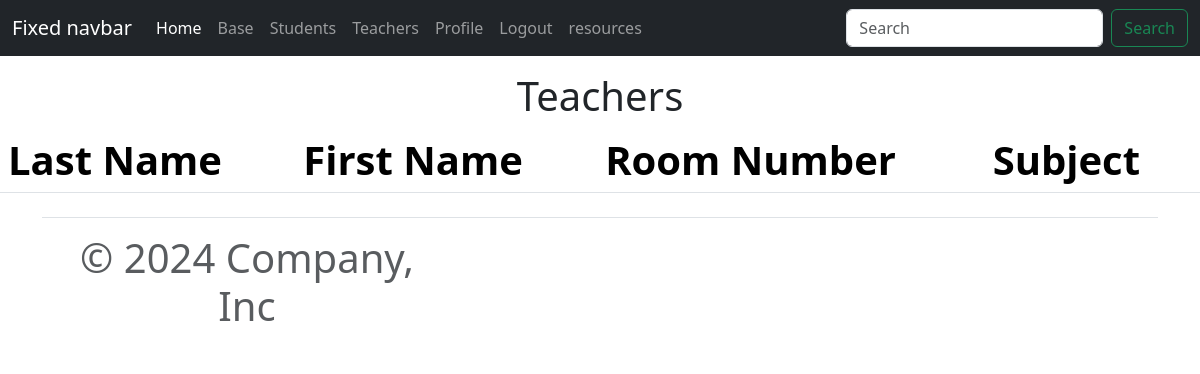
Page /teachers/ (signed in) on the earlier database version.
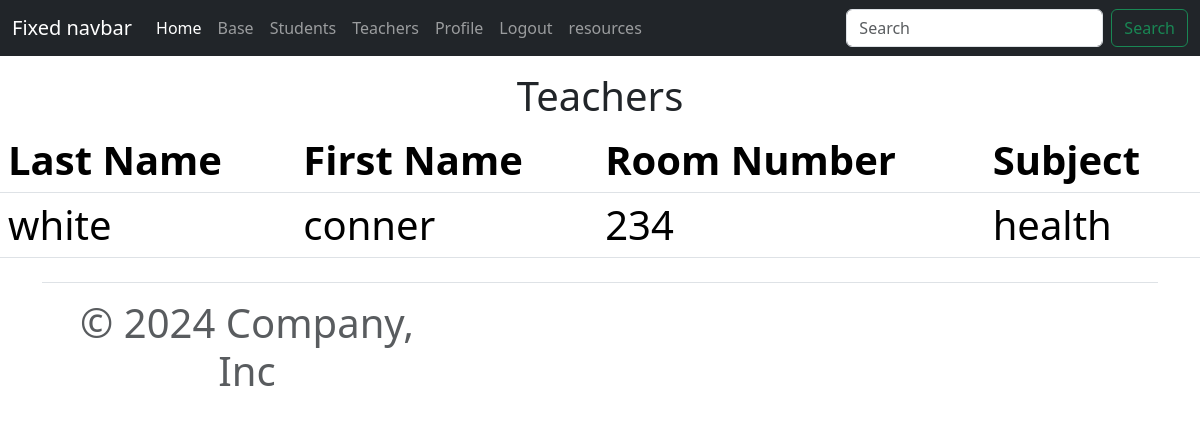
Same page on the later database version.
### tutorialapp/models.py (models this page shows, shortened)
class Teachers (models.Model):
    SUBJECTS =(
        ('ela','ela'),
        ('math','math'),
        ('science','science'),
        ('health','health'),
    )
    firstname = models.CharField(max_length=200, null=True)
    lastname = models.CharField(max_length=200, null=True)
    room_number = models.IntegerField(max_length=200, null=True)
    subject = models.CharField(max_length=200, null=True, choices=SUBJECTS)
    firstname = models.CharField(max_length=200, null=True, verbose_name="First Name: ")
    lastname = models.CharField(max_length=200, null=True, verbose_name="Last Name: ")
    room_number = models.CharField(max_length=200, null=True, verbose_name="Room Number:")
    subject = models.CharField(max_length=200, null=True, choices=SUBJECTS, verbose_name="Subject: ")

### tutorialapp/views.py (the view)
# urls.py: path('teachers/', views.teachers, name='teachers'),
def teachers(request):
    teachers = Teachers.objects.all() #gets all records and saves to a students list
    context={
        'teachers' :teachers, #exports students list to the template(webpage)
    }
    return render(request, 'teachers.html', context)

### tutorialapp/templates/teachers.html (shortened to what this page needs)
{% extends 'base.html' %}
{%block content%}
{% if user.is_authenticated %}
<br><br><br>
<center><h1>Teachers<h1><center>
<table class="table table-striped">
    <thead>
        <th>Last Name<th/>
        <th>First Name<th/>
        <th>Room Number<th/>
        <th>Subject<th/>
    <thead>
        {% for i in teachers %}
            <tr>
                <td>{{ i.lastname }}<td/>
                <td>{{ i.firstname}}<td/>
                <td>{{i.room_number}}<td/>
                <td>{{i.subject}}<td/>
        {% endfor %}
</table>
{% else %}
<br>
<br>
<h1>sorry you must be logged in to view this page...</h1>
{% endif %}
{% endblock %}

Differences in the rows shown:
added Teachers: lastname "white", firstname "conner", room_number "234", subject "health"
